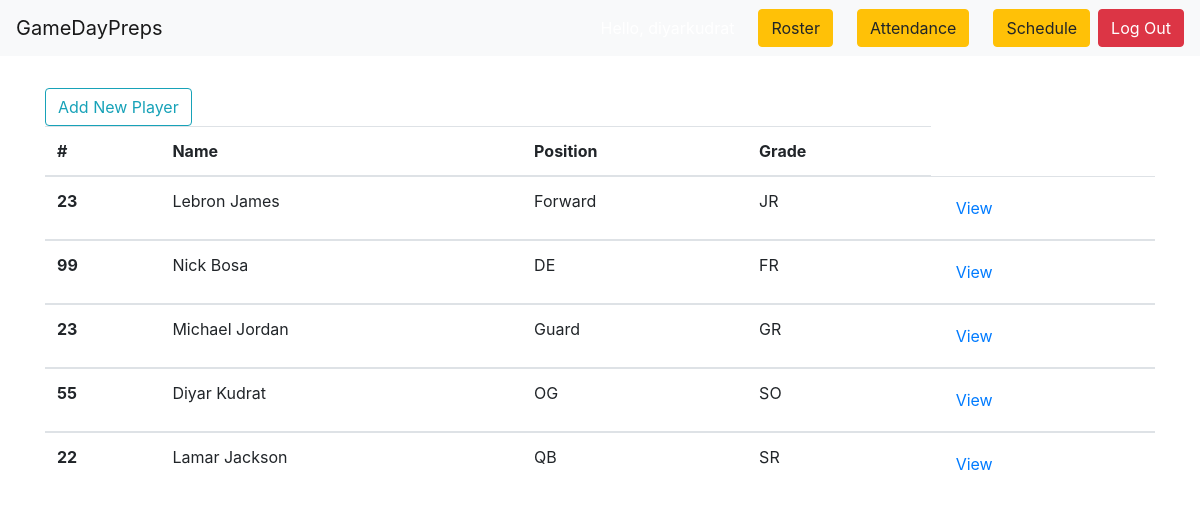
Before: / (signed in) with the older database file.
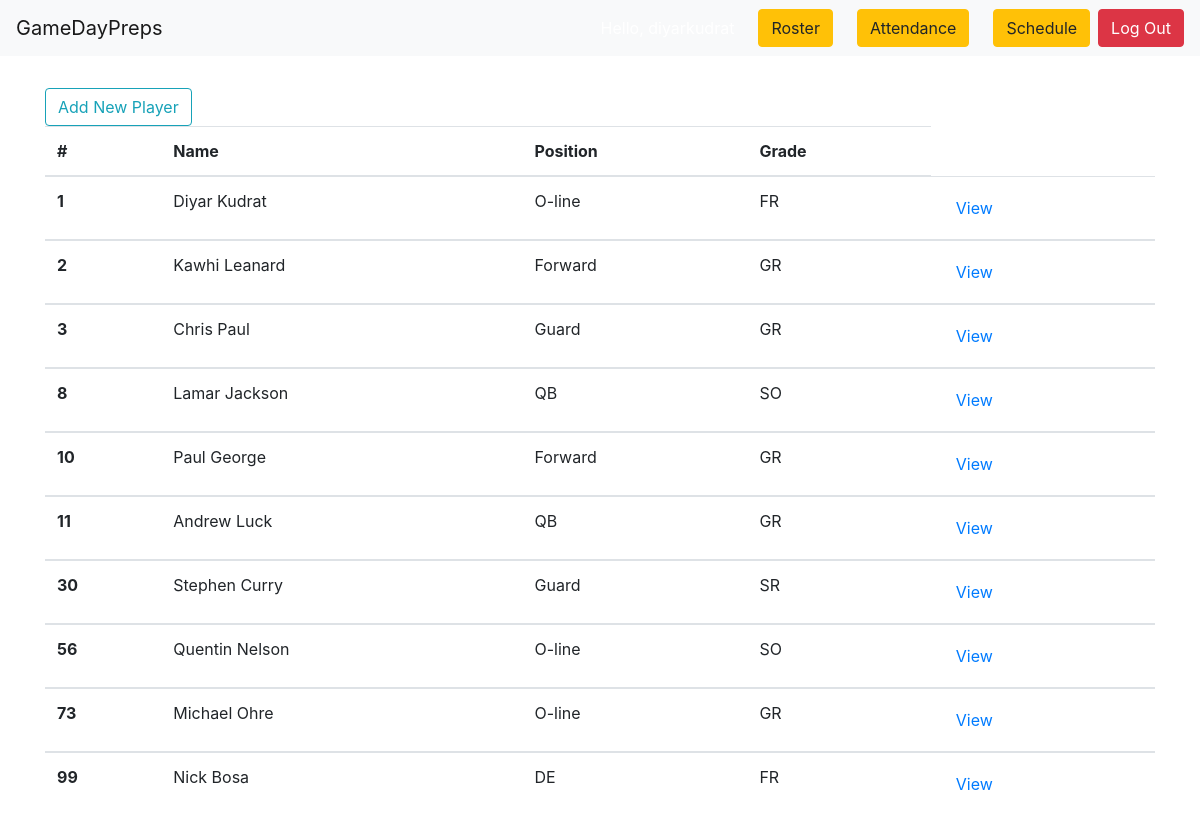
After: the same page with the newer database file.
### roster/models.py (models this page shows, shortened)
class Player(models.Model):
    first_name = models.CharField(max_length=50)
    last_name = models.CharField(max_length=50)
    position = models.CharField(max_length=25)
    grade = models.CharField(max_length=50, choices=school_grade_choices, blank=True)
    jersey_number = models.CharField(max_length=3, null=True)

### roster/views.py (the view)
# urls.py: path('', RosterListView.as_view(), name='roster-list-page'),
class RosterListView(ListView):
    model = Player
    def get(self, request):
        players = self.get_queryset()
        return render(request, 'list.html', {
          'players': players,
        })

### roster/templates/list.html (shortened to what this page needs)
{% extends 'base.html' %}
{% block content %}
{% if request.user.is_authenticated %}
<a class="btn btn-outline-info" href="{% url 'player-create-page' %}" role="button">Add New Player</a>
  {% if players %}
    <table class="table">
      <thead>
        <tr>
          <th scope="col">#</th>
          <th scope="col">Name</th>
          <th scope="col">Position</th>
          <th scope="col">Grade</th>
        </tr>
      </thead>
      {% for player in players %}
      <tbody>
        <tr>
          <th scope="row">{{ player.jersey_number }}</th>
          <td href="#">{{ player.first_name }} {{ player.last_name }}</td>
          <td>{{ player.position }}</td>
          <td>{{ player.grade }}</td>
          <td><a class="btn btn-link" href="{% url 'player-detail-page' player.id %}" role="button">View</a></td>
        </tr>
        {% endfor %}
      </tbody>
    </table>
  {% endif %}
  {% endif %}
{% endblock %}

Changed rows visible on the page:
removed Player: jersey_number "23", first_name "Lebron", last_name "James", position "Forward", grade "JR"
removed Player: jersey_number "23", first_name "Michael", last_name "Jordan", position "Guard", grade "GR"
removed Player: jersey_number "55", first_name "Diyar", last_name "Kudrat", position "OG", grade "SO"
removed Player: jersey_number "22", first_name "Lamar", last_name "Jackson", position "QB", grade "SR"
added Player: jersey_number "1", first_name "Diyar", last_name "Kudrat", position "O-line", grade "FR"
added Player: jersey_number "2", first_name "Kawhi", last_name "Leanard", position "Forward", grade "GR"
added Player: jersey_number "3", first_name "Chris", last_name "Paul", position "Guard", grade "GR"
added Player: jersey_number "8", first_name "Lamar", last_name "Jackson", position "QB", grade "SO"
added Player: jersey_number "10", first_name "Paul", last_name "George", position "Forward", grade "GR"
added Player: jersey_number "11", first_name "Andrew", last_name "Luck", position "QB", grade "GR"
added Player: jersey_number "30", first_name "Stephen", last_name "Curry", position "Guard", grade "SR"
added Player: jersey_number "56", first_name "Quentin", last_name "Nelson", position "O-line", grade "SO"
added Player: jersey_number "73", first_name "Michael", last_name "Ohre", position "O-line", grade "GR"
